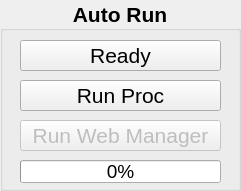
   <widget class="QGroupBox" name="autoRun_groupBox">
    <property name="geometry">
     <rect>
      <x>860</x>
      <y>200</y>
      <width>241</width>
      <height>191</height>
     </rect>
    </property>
    <property name="font">
     <font>
      <pointsize>16</pointsize>
      <weight>75</weight>
      <bold>true</bold>
     </font>
    </property>
    <property name="title">
     <string>Auto Run</string>
    </property>
    <property name="alignment">
     <set>Qt::AlignCenter</set>
    </property>
    <widget class="QPushButton" name="ready_PB">
     <property name="geometry">
      <rect>
       <x>20</x>
       <y>40</y>
       <width>201</width>
       <height>31</height>
      </rect>
     </property>
     <property name="font">
      <font>
       <weight>50</weight>
       <bold>false</bold>
      </font>
     </property>
     <property name="text">
      <string>Ready</string>
     </property>
    </widget>
    <widget class="QPushButton" name="webmanager_PB">
     <property name="enabled">
      <bool>false</bool>
     </property>
     <property name="geometry">
      <rect>
       <x>20</x>
       <y>120</y>
       <width>201</width>
       <height>31</height>
      </rect>
     </property>
     <property name="font">
      <font>
       <weight>50</weight>
       <bold>false</bold>
      </font>
     </property>
     <property name="text">
      <string>Run Web Manager</string>
     </property>
    </widget>
    <widget class="QPushButton" name="runproc_PB">
     <property name="geometry">
      <rect>
       <x>20</x>
       <y>80</y>
       <width>201</width>
       <height>31</height>
      </rect>
     </property>
     <property name="font">
      <font>
       <weight>50</weight>
       <bold>false</bold>
      </font>
     </property>
     <property name="text">
      <string>Run Proc</string>
     </property>
    </widget>
    <widget class="QProgressBar" name="ready_progBar">
     <property name="geometry">
      <rect>
       <x>20</x>
       <y>160</y>
       <width>201</width>
       <height>23</height>
      </rect>
     </property>
     <property name="font">
      <font>
       <pointsize>14</pointsize>
       <weight>50</weight>
       <bold>false</bold>
      </font>
     </property>
     <property name="value">
      <number>0</number>
     </property>
    </widget>
   </widget>
